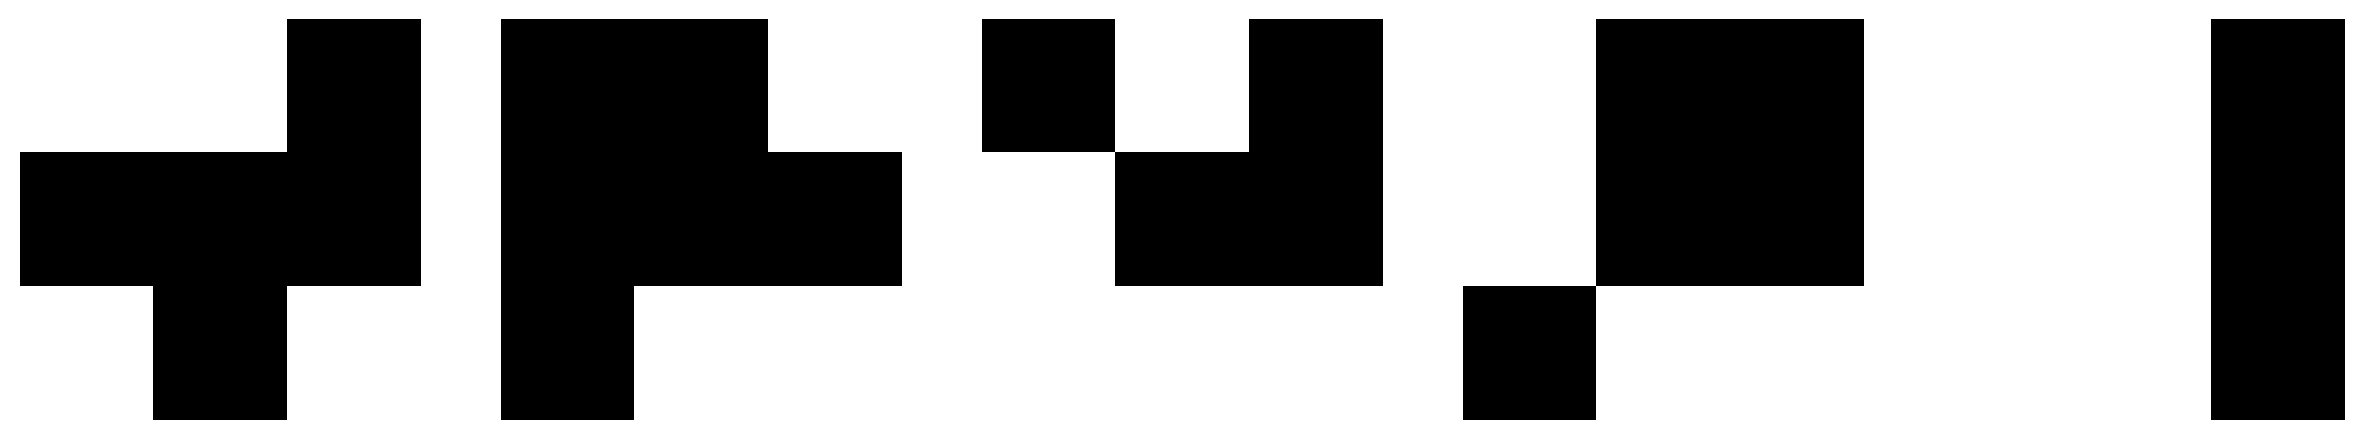

Recreate this plot in Python.
import numpy as np
import matplotlib.pyplot as plt
from scipy.stats import rv_discrete

# Define the dimensions of the image
width, height = 3, 3

# Calculate the total number of pixels in the image
total_pixels = width * height

# Generate all possible binary images of size 3x3 (0 for white, 1 for black)
all_images = [np.array([int(x) for x in format(i, '0' + str(total_pixels) + 'b')]).reshape(width, height) 
              for i in range(2 ** total_pixels)]


# print(all_images)
# Calculate probabilities proportional to the number of black pixels in each image
probs = [np.sum(image) for image in all_images]
probs = np.array(probs) / np.sum(probs)
print(probs.shape)
print(sum(probs))
# # Create a Categorical distribution using the calculated probabilities
categorical_rv = rv_discrete(name='categorical', values=(np.arange(len(all_images)), probs))

print(categorical_rv)

# Draw 5 samples from the Categorical distribution
samples = categorical_rv.rvs(size=5)

# Visualize the sampled images
fig, axes = plt.subplots(1, 5, figsize=(15, 3))
for i, sample in enumerate(samples):
    axes[i].imshow(all_images[sample], cmap='gray')
    axes[i].axis('off')
plt.show()
